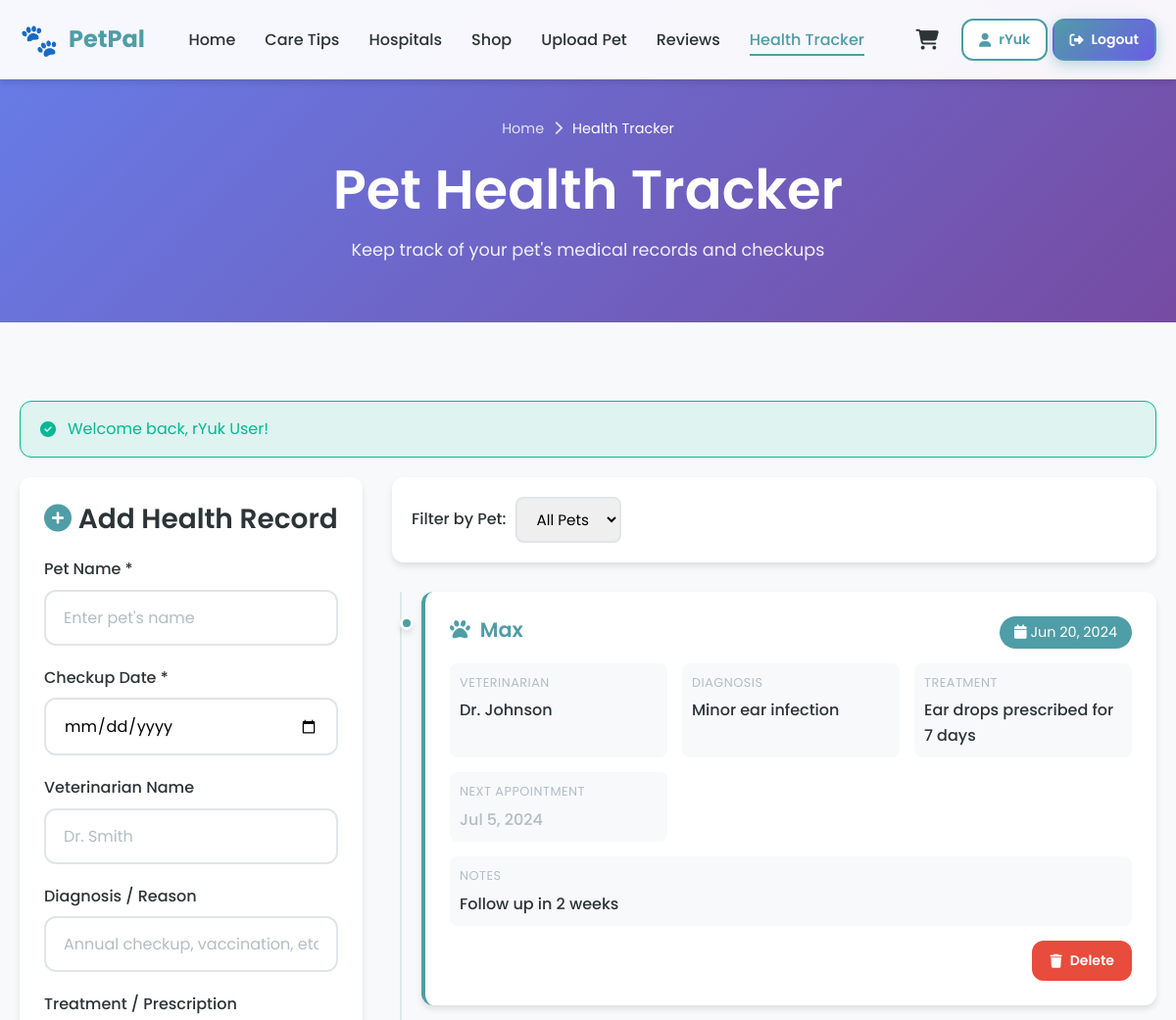
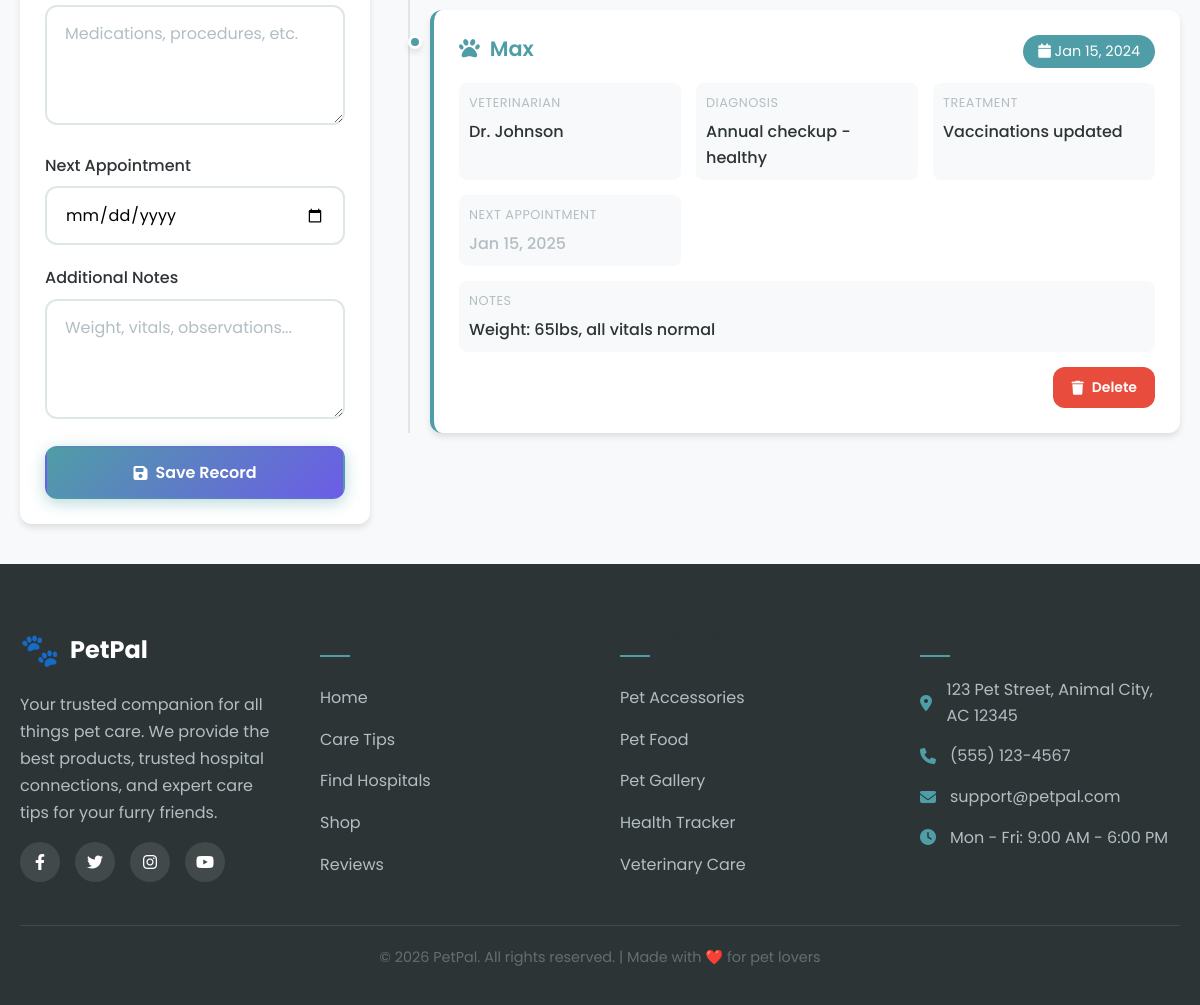
The page /pages/health-tracker.php (signed in) on the database its author committed (2 pictures, top to bottom).
### tables this page shows
CREATE TABLE users (
    id INT AUTO_INCREMENT PRIMARY KEY,
    username VARCHAR(50) NOT NULL UNIQUE,
    email VARCHAR(100) NOT NULL UNIQUE,
    password VARCHAR(255) NOT NULL,
    full_name VARCHAR(100),
    created_at TIMESTAMP DEFAULT CURRENT_TIMESTAMP
);

CREATE TABLE health_records (
    id INT AUTO_INCREMENT PRIMARY KEY,
    user_id INT NOT NULL,
    pet_name VARCHAR(100) NOT NULL,
    checkup_date DATE NOT NULL,
    vet_name VARCHAR(100),
    diagnosis TEXT,
    treatment TEXT,
    next_appointment DATE,
    notes TEXT,
    created_at TIMESTAMP DEFAULT CURRENT_TIMESTAMP,
    FOREIGN KEY (user_id) REFERENCES users(id) ON DELETE CASCADE
);

### config/config.php (called while the page is built, shortened)
<?php
function getDBConnection()
{
    static $conn = null;
    if ($conn === null) {
        try {
            $dsn = "mysql:host=" . DB_HOST . ";port=" . DB_PORT . ";dbname=" . DB_NAME . ";charset=utf8mb4";
            $conn = new PDO(
                $dsn,
                DB_USER,
                DB_PASS,
                [
                    PDO::ATTR_ERRMODE => PDO::ERRMODE_EXCEPTION,
                    PDO::ATTR_DEFAULT_FETCH_MODE => PDO::FETCH_ASSOC,
                    PDO::ATTR_EMULATE_PREPARES => false
                ]
            );
        } catch (PDOException $e) {
            die("Database connection failed: " . $e->getMessage());
        }
    }
    return $conn;
}
function isLoggedIn()
{
    return isset($_SESSION['user_id']) && !empty($_SESSION['user_id']);
}
function getCurrentUser()
{
    $conn = getDBConnection();
    $stmt = $conn->prepare("SELECT id, username, email, full_name, created_at FROM users WHERE id = ?");
    $stmt->execute([$_SESSION['user_id']]);
    return $stmt->fetch();
}
function h($string)
{
    return htmlspecialchars($string ?? '', ENT_QUOTES, 'UTF-8');
}
function getFlash()
{
    if (isset($_SESSION['flash'])) {
        $flash = $_SESSION['flash'];
        return $flash;
    }
    return null;
}

### pages/health-tracker.php (the view, shortened to what this page needs)
<?php
require_once '../config/config.php';
$conn = getDBConnection();
$userId = $_SESSION['user_id'];
$stmt = $conn->prepare("
    SELECT * FROM health_records
    WHERE user_id = ?
    ORDER BY checkup_date DESC, created_at DESC
");
$stmt->execute([$userId]);
$records = $stmt->fetchAll();
$petNames = array_unique(array_column($records, 'pet_name'));
?>
<!DOCTYPE html>
<html lang="en">
<head>
    <?php include '../includes/head.php'; ?>
</head>
<body>
    <?php include '../includes/navbar.php'; ?>
    <header class="page-header">
        <div class="container">
            <div class="breadcrumb">
                <a href="<?php echo SITE_URL; ?>">Home</a>
                <i class="fas fa-chevron-right"></i>
                <span>Health Tracker</span>
            </div>
            <h1>Pet Health Tracker</h1>
            <p>Keep track of your pet's medical records and checkups</p>
        </div>
    </header>
    <main class="main-content">
        <div class="container">
            <?php $flash = getFlash(); if ($flash): ?>
                <div class="alert alert-<?php echo $flash['type'] === 'success' ? 'success' : 'error'; ?>">
                    <i class="fas fa-<?php echo $flash['type'] === 'success' ? 'check' : 'exclamation'; ?>-circle"></i>
                    <?php echo h($flash['message']); ?>
                </div>
            <?php endif; ?>
            <div class="tracker-layout">
                <div>
                    <div class="card form-card" style="padding: 25px;">
                        <h3 style="margin-bottom: 20px;">
                            <i class="fas fa-plus-circle" style="color: var(--primary);"></i>
                            Add Health Record
                        </h3>
                        <form id="healthForm">
                            <div class="form-group">
                                <label class="form-label">Pet Name *</label>
                                <input type="text"
                                       name="pet_name"
                                       class="form-control"
                                       placeholder="Enter pet's name"
                                       required
                                       list="petNamesList">
                            </div>
                            <div class="form-group">
                                <label class="form-label">Checkup Date *</label>
                                <input type="date"
                                       name="checkup_date"
                                       class="form-control"
                                       required
                                       max="<?php echo date('Y-m-d'); ?>">
                            </div>
                            <div class="form-group">
                                <label class="form-label">Veterinarian Name</label>
                                <input type="text"
                                       name="vet_name"
                                       class="form-control"
                                       placeholder="Dr. Smith">
                            </div>
                            <div class="form-group">
                                <label class="form-label">Diagnosis / Reason</label>
                                <input type="text"
                                       name="diagnosis"
                                       class="form-control"
                                       placeholder="Annual checkup, vaccination, etc.">
                            </div>
                            <div class="form-group">
                                <label class="form-label">Treatment / Prescription</label>
                                <textarea name="treatment"
                                          class="form-control"
                                          rows="3"
                                          placeholder="Medications, procedures, etc."></textarea>
                            </div>
                            <div class="form-group">
                                <label class="form-label">Next Appointment</label>
                                <input type="date"
                                       name="next_appointment"
                                       class="form-control"
                                       min="<?php echo date('Y-m-d'); ?>">
                            </div>
                            <div class="form-group">
                                <label class="form-label">Additional Notes</label>
                                <textarea name="notes"
                                          class="form-control"
                                          rows="2"
                                          placeholder="Weight, vitals, observations..."></textarea>
                            </div>
                            <button type="submit" class="btn btn-primary btn-block" id="submitBtn">
                                <i class="fas fa-save"></i>
                                Save Record
                            </button>
                        </form>
                    </div>
                </div>
                <div>
                    <?php if (!empty($petNames)): ?>
                        <div class="shop-filters" style="margin-bottom: 30px;">
                            <div class="filter-group">
                                <label class="filter-label">Filter by Pet:</label>
                                <select class="filter-select" id="petFilter">
                                    <option value="">All Pets</option>
                                </select>
                            </div>
                        </div>
                    <?php endif; ?>
                    <?php if (empty($records)): ?>
                        <div class="empty-state">
                            <div class="empty-icon">📋</div>
                            <h3>No Health Records Yet</h3>
                            <p>Start tracking your pet's health by adding a record.</p>
                        </div>
                    <?php else: ?>
                        <div class="record-timeline" id="recordsList">
                            <?php foreach ($records as $record): ?>
                                <div class="health-record" data-pet="<?php echo h($record['pet_name']); ?>">
                                    <div class="health-record-header">
                                        <h4 class="health-pet-name">
                                            <i class="fas fa-paw" style="margin-right: 5px;"></i>
                                            <?php echo h($record['pet_name']); ?>
                                        </h4>
                                        <span class="health-date">
                                            <i class="fas fa-calendar"></i>
                                            <?php echo date('M j, Y', strtotime($record['checkup_date'])); ?>
                                        </span>
                                    </div>
                                    <div class="health-details">
                                        <?php if ($record['vet_name']): ?>
                                            <div class="health-detail-item">
                                                <div class="health-detail-label">Veterinarian</div>
                                                <div class="health-detail-value"><?php echo h($record['vet_name']); ?></div>
                                            </div>
                                        <?php endif; ?>
                                        <?php if ($record['diagnosis']): ?>
                                            <div class="health-detail-item">
                                                <div class="health-detail-label">Diagnosis</div>
                                                <div class="health-detail-value"><?php echo h($record['diagnosis']); ?></div>
                                            </div>
                                        <?php endif; ?>
                                        <?php if ($record['treatment']): ?>
                                            <div class="health-detail-item">
                                                <div class="health-detail-label">Treatment</div>
                                                <div class="health-detail-value"><?php echo h($record['treatment']); ?></div>
                                            </div>
                                        <?php endif; ?>
                                        <?php if ($record['next_appointment']): ?>
                                            <div class="health-detail-item">
                                                <div class="health-detail-label">Next Appointment</div>
                                                <div class="health-detail-value">
                                                    <?php
                                                    $nextDate = strtotime($record['next_appointment']);
                                                    $isUpcoming = $nextDate >= strtotime('today');
                                                    ?>
                                                    <span style="color: <?php echo $isUpcoming ? 'var(--success)' : 'var(--gray)'; ?>;">
                                                        <?php echo date('M j, Y', $nextDate); ?>
                                                    </span>
                                                </div>
                                            </div>
                                        <?php endif; ?>
                                        <?php if ($record['notes']): ?>
                                            <div class="health-detail-item" style="grid-column: 1 / -1;">
                                                <div class="health-detail-label">Notes</div>
                                                <div class="health-detail-value"><?php echo nl2br(h($record['notes'])); ?></div>
                                            </div>
                                        <?php endif; ?>
                                    </div>
                                    <div style="margin-top: 15px; text-align: right;">
                                        <button class="btn btn-sm btn-danger" onclick="deleteRecord(<?php echo $record['id']; ?>)">
                                            <i class="fas fa-trash"></i>
                                            Delete
                                        </button>
                                    </div>
                                </div>
                            <?php endforeach; ?>
                        </div>
                    <?php endif; ?>
                </div>
            </div>
        </div>
    </main>
    <?php include '../includes/footer.php'; ?>
</body>
</html>

### includes/navbar.php (shortened to what this page needs)
<?php
$currentPage = basename($_SERVER['PHP_SELF'], '.php');
?>
<nav class="navbar" id="navbar">
    <div class="container">
        <a href="<?php echo SITE_URL; ?>" class="navbar-brand">
            <span class="logo-icon">🐾</span>
            <span>
                <?php echo SITE_NAME; ?>
            </span>
        </a>
        <ul class="nav-menu" id="navMenu">
            <li>
                <a href="<?php echo SITE_URL; ?>"
                    class="nav-link <?php echo $currentPage === 'index' ? 'active' : ''; ?>">
                    Home
                </a>
            </li>
            <li>
                <a href="<?php echo SITE_URL; ?>/pages/care-tips.php"
                    class="nav-link <?php echo $currentPage === 'care-tips' ? 'active' : ''; ?>">
                    Care Tips
                </a>
            </li>
            <li>
                <a href="<?php echo SITE_URL; ?>/pages/hospitals.php"
                    class="nav-link <?php echo $currentPage === 'hospitals' ? 'active' : ''; ?>">
                    Hospitals
                </a>
            </li>
            <li>
                <a href="<?php echo SITE_URL; ?>/pages/shop.php"
                    class="nav-link <?php echo $currentPage === 'shop' ? 'active' : ''; ?>">
                    Shop
                </a>
            </li>
            <li>
                <a href="<?php echo SITE_URL; ?>/pages/upload-pet.php"
                    class="nav-link <?php echo $currentPage === 'upload-pet' ? 'active' : ''; ?>">
                    Upload Pet
                </a>
            </li>
            <li>
                <a href="<?php echo SITE_URL; ?>/pages/reviews.php"
                    class="nav-link <?php echo $currentPage === 'reviews' ? 'active' : ''; ?>">
                    Reviews
                </a>
            </li>
            <li>
                <a href="<?php echo SITE_URL; ?>/pages/health-tracker.php"
                    class="nav-link <?php echo $currentPage === 'health-tracker' ? 'active' : ''; ?>">
                    Health Tracker
                </a>
            </li>
        </ul>
        <div class="nav-actions">
            <a href="<?php echo SITE_URL; ?>/pages/cart.php" class="cart-icon" title="Shopping Cart">
                <i class="fas fa-shopping-cart"></i>
            </a>
            <?php if (isLoggedIn()): ?>
                <?php $user = getCurrentUser(); ?>
                <div class="user-dropdown">
                    <a href="<?php echo SITE_URL; ?>/pages/profile.php" class="btn btn-sm btn-secondary">
                        <i class="fas fa-user"></i>
                        <?php echo h($user['username']); ?>
                    </a>
                    <a href="<?php echo SITE_URL; ?>/pages/logout.php" class="btn btn-sm btn-primary">
                        <i class="fas fa-sign-out-alt"></i>
                        Logout
                    </a>
                </div>
            <?php endif; ?>
        </div>
    </div>
</nav>

### pages/health-tracker.php (style rules this page uses)
.tracker-layout { display: grid; grid-template-columns: 350px 1fr; gap: 30px; align-items: start; }
.form-card { position: sticky; top: 100px; }
.record-timeline { position: relative; padding-left: 30px; }
.record-timeline::before { content: ''; position: absolute; left: 8px; top: 0; bottom: 0; width: 2px; background: var(--gray-light); }
.health-record { position: relative; margin-bottom: 25px; }
.health-record::before { content: ''; position: absolute; left: -26px; top: 25px; width: 14px; height: 14px; background: var(--primary); border-radius: 50%; border: 3px solid var(--white); box-shadow: var(--shadow); }

### rows shown on the page
users: username "rYuk"
health_records: pet_name "Max", checkup_date "Jun 20, 2024", vet_name "Dr. Johnson", diagnosis "Minor ear infection", treatment "Ear drops prescribed for 7 days", next_appointment "Jul 5, 2024", notes "Follow up in 2 weeks"
health_records: pet_name "Max", checkup_date "Jan 15, 2024", vet_name "Dr. Johnson", diagnosis "Annual checkup - healthy", treatment "Vaccinations updated", next_appointment "Jan 15, 2025", notes "Weight: 65lbs, all vitals normal"

### other values the page prints
SITE_NAME "PetPal"
$flash['message'] "Welcome back, rYuk User!"
